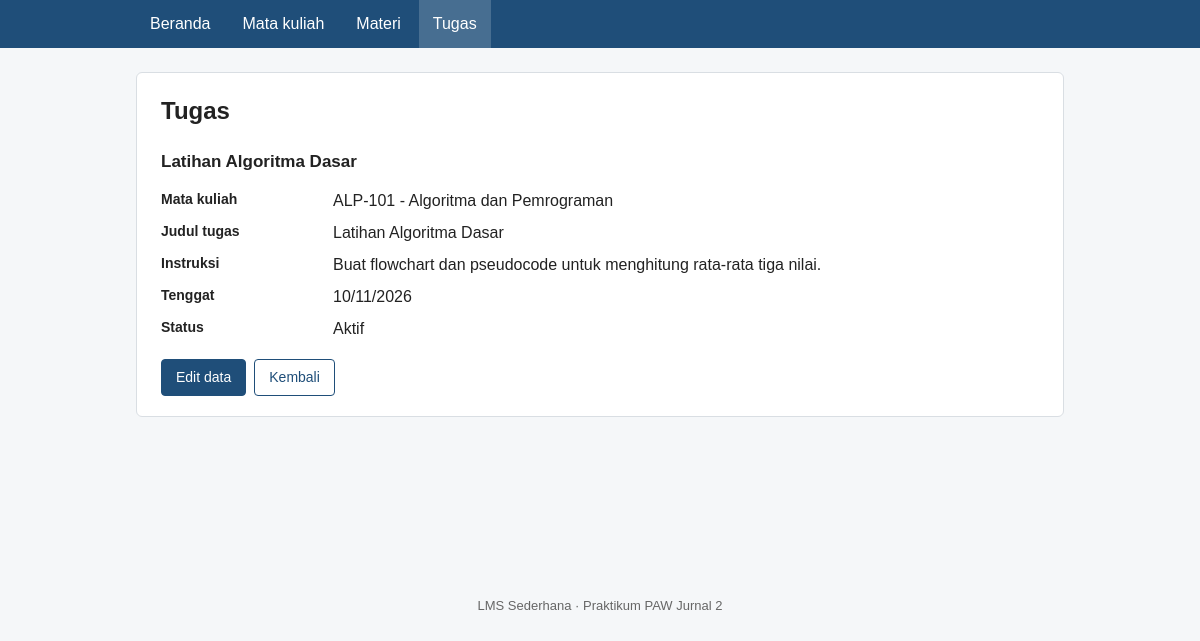
The page /detail_tugas.php?id=1 on the database its author committed.
### tables this page shows
CREATE TABLE tugas (
  id             INT UNSIGNED AUTO_INCREMENT PRIMARY KEY,
  mata_kuliah_id INT UNSIGNED NOT NULL,
  judul          VARCHAR(150) NOT NULL,
  instruksi      TEXT         NOT NULL,
  tenggat        DATE         NOT NULL,
  status         VARCHAR(20)  NOT NULL,
  FOREIGN KEY (mata_kuliah_id)
    REFERENCES mata_kuliah(id) ON DELETE RESTRICT
);

CREATE TABLE mata_kuliah (
  id       INT UNSIGNED AUTO_INCREMENT PRIMARY KEY,
  kode     VARCHAR(20)  NOT NULL UNIQUE,
  nama     VARCHAR(100) NOT NULL,
  dosen    VARCHAR(100) NOT NULL,
  semester TINYINT UNSIGNED NOT NULL
);

### includes/fungsi.php (called while the page is built, shortened)
<?php
function e($teks): string
{
    return htmlspecialchars((string) $teks, ENT_QUOTES, 'UTF-8');
}
function id_valid($nilai): ?int
{
    $id = (int) $nilai;
    return $id > 0 ? $id : null;
}
function query_semua(mysqli $conn, string $sql, string $tipe = '', array $param = []): array
{
    $stmt = $conn->prepare($sql);
    if ($tipe !== '') {
        $stmt->bind_param($tipe, ...$param);
    }
    $stmt->execute();
    $hasil = $stmt->get_result();
    $baris = [];
    while ($r = $hasil->fetch_assoc()) {
        $baris[] = $r;
    }
    return $baris;
}
function query_satu(mysqli $conn, string $sql, string $tipe = '', array $param = []): ?array
{
    $baris = query_semua($conn, $sql, $tipe, $param);
    return $baris[0] ?? null;
}
function tgl_indo(string $ymd): string
{
    $waktu = strtotime($ymd);
    return $waktu ? date('d/m/Y', $waktu) : $ymd;
}

### detail_tugas.php (the view, shortened to what this page needs)
<?php
require_once __DIR__ . '/includes/init.php';
$id = id_valid($_GET['id'] ?? null);
$t  = $id !== null
    ? query_satu(
        $conn,
        'SELECT t.id, t.judul, t.instruksi, t.tenggat, t.status, mk.kode, mk.nama AS mk_nama
         FROM tugas t
         INNER JOIN mata_kuliah mk ON mk.id = t.mata_kuliah_id
         WHERE t.id = ?',
        'i',
        [$id]
    )
    : null;
require __DIR__ . '/includes/header.php';
?>
<section class="kartu">
    <h1>Tugas</h1>
    <h2><?= e($t['judul']) ?></h2>
    <dl class="detail">
        <dt>Mata kuliah</dt><dd><?= e($t['kode']) ?> - <?= e($t['mk_nama']) ?></dd>
        <dt>Judul tugas</dt><dd><?= e($t['judul']) ?></dd>
        <dt>Instruksi</dt><dd><?= e($t['instruksi']) ?></dd>
        <dt>Tenggat</dt><dd><?= e(tgl_indo($t['tenggat'])) ?></dd>
        <dt>Status</dt><dd><?= e($t['status']) ?></dd>
    </dl>
    <div class="form-aksi">
        <a class="tombol tombol-utama" href="edit_tugas.php?id=<?= (int) $t['id'] ?>">Edit data</a>
        <a class="tombol" href="daftar_tugas.php">Kembali</a>
    </div>
</section>
<?php require __DIR__ . '/includes/footer.php'; ?>

### assets/style.css (style rules this page uses)
:root { --biru: #1f4e79; --biru-muda: #eef3f8; --merah: #8f2d35; --abu: #666; --garis: #d9dee3; }
* { box-sizing: border-box; }
body { margin: 0; font-family: Arial, Helvetica, sans-serif; color: #222; background: #f5f7f9; line-height: 1.5; }
.kartu { background: #fff; border: 1px solid var(--garis); border-radius: 6px; padding: 20px 24px; margin-bottom: 20px; }
h1 { margin: 0 0 6px; font-size: 24px; }
h2 { font-size: 17px; margin: 20px 0 8px; }
.tombol { display: inline-block; padding: 7px 14px; border: 1px solid var(--biru); border-radius: 4px; background: #fff; color: var(--biru); font-size: 14px; text-decoration: none; cursor: pointer; font-family: inherit; }
.tombol-utama { background: var(--biru); color: #fff; }
.form-aksi { margin-top: 18px; display: flex; gap: 8px; }
dl.detail { display: grid; grid-template-columns: 160px 1fr; gap: 8px 12px; margin: 14px 0; }
dl.detail dt { font-weight: bold; font-size: 14px; }
dl.detail dd { margin: 0; white-space: pre-line; }

### rows shown on the page
tugas: judul "Latihan Algoritma Dasar", mata_kuliah.kode "ALP-101", mata_kuliah.nama "Algoritma dan Pemrograman", instruksi "Buat flowchart dan pseudocode untuk menghitung rata-rata tiga nilai.", tenggat "10/11/2026", status "Aktif"
